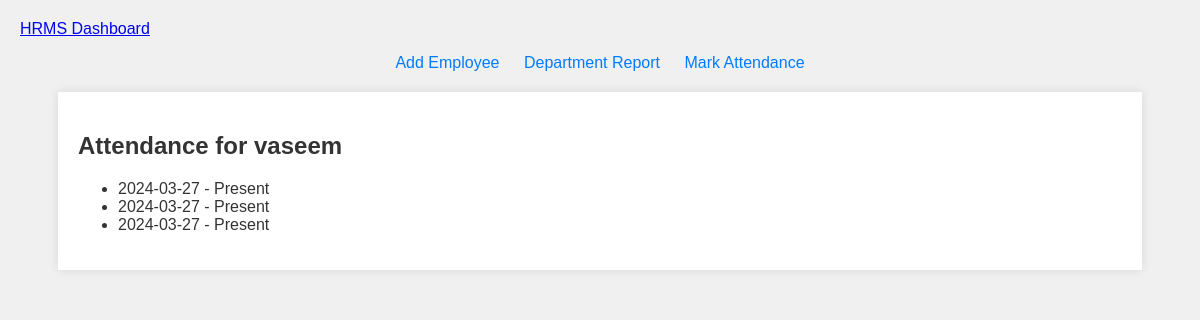
The page /employee/1/attendance on the database its author committed.
### app.py (models this page shows)
class Employee(db.Model):
    id = db.Column(db.Integer, primary_key=True)
    name = db.Column(db.String(100), nullable=False)
    designation = db.Column(db.String(100), nullable=False)
    department = db.Column(db.String(100), nullable=False)
    date_of_joining = db.Column(db.DateTime, default=datetime.utcnow)
    attendances = db.relationship('Attendance', backref='employee', lazy='dynamic')

class Attendance(db.Model):
    id = db.Column(db.Integer, primary_key=True)
    date = db.Column(db.Date, nullable=False)
    status = db.Column(db.String(10), nullable=False)  # "Present" or "Absent"
    employee_id = db.Column(db.Integer, db.ForeignKey('employee.id'), nullable=False)

### app.py (the view)
@app.route('/employee/<int:employee_id>/attendance')
def employee_attendance(employee_id):
    employee = Employee.query.get_or_404(employee_id)
    attendance_records = employee.attendances.all()
    return render_template('employee_attendance.html', employee=employee, attendance_records=attendance_records)

### templates/employee_attendance.html
{% extends "base.html" %}
{% block content %}
    <h2>Attendance for {{ employee.name }}</h2>
    <ul class="list-group">
        {% for record in attendance_records %}
            <li class="list-group-item">{{ record.date }} - {{ record.status }}</li>
        {% endfor %}
    </ul>
{% endblock %}

### static/styles.css (style rules this page uses)
body { font-family: Arial, sans-serif; background-color: #f0f0f0; color: #333; margin: 0; padding: 20px; }

### rows shown on the page
Employee: name "vaseem"
Attendance: date "2024-03-27", status "Present"
Attendance: date "2024-03-27", status "Present"
Attendance: date "2024-03-27", status "Present"
